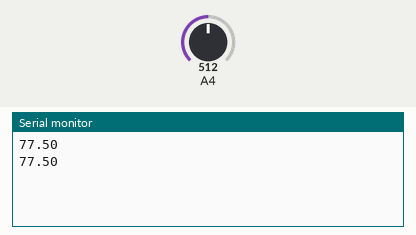
This sketch was run on a simulated Arduino Mega 2560, built with avr-gcc and run on an emulated ATmega2560. Shown: the last lines printed to the serial monitor. The inputs (shaded band) are chosen by the test bench; at power-on: A4 = 512.

Above: at 10.8 s.
10.9 s: A4 set to 716
At 20.7 s:
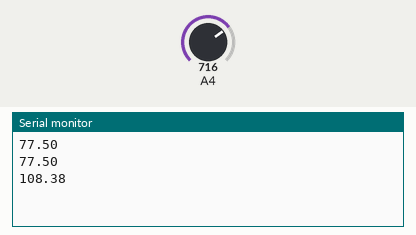
20.9 s: A4 set to 900
At 31.2 s:
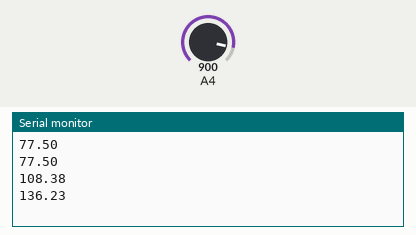
Timing chart, 0 to 32.7 s (numbered marks = the images above; inputs shaded):
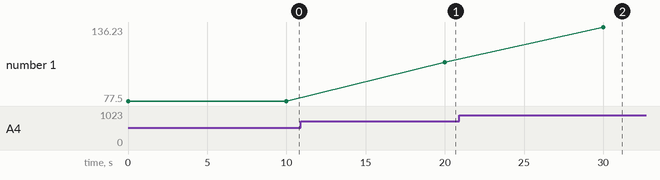

Measured:
- after the input at 10.9 s, the serial monitor: prints a new line after 9.1 s (image 1)
- after the input at 20.9 s, the serial monitor: prints a new line after 9.1 s (image 2)
- plotted number 1: 77.5 → 108.38 after the input at 10.9 s, 108.38 → 136.23 after the input at 20.9 s

The sketch:

getTemp.ino
```cpp
int outputpin = 36;
//this sets the ground pin to LOW and the input voltage pin to high
void setup() {
  Serial.begin(9600);
}

void loop()       //main loop

{
  int analogValue = analogRead(outputpin);
  float millivolts = (analogValue / 2048.0) * 3100; //3100 is the voltage provided by NodeMCU
  float celsius = millivolts / 10;
  Serial.println(celsius);
  delay(10000);
}
```
